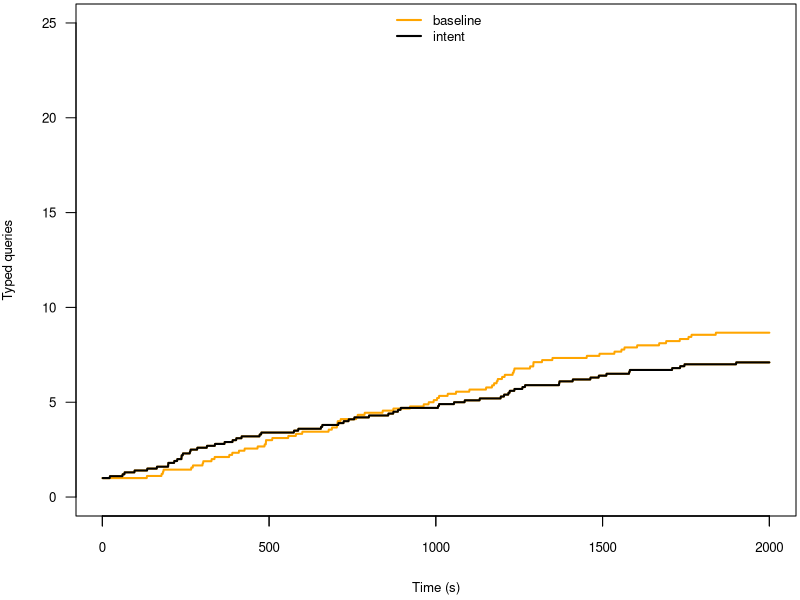
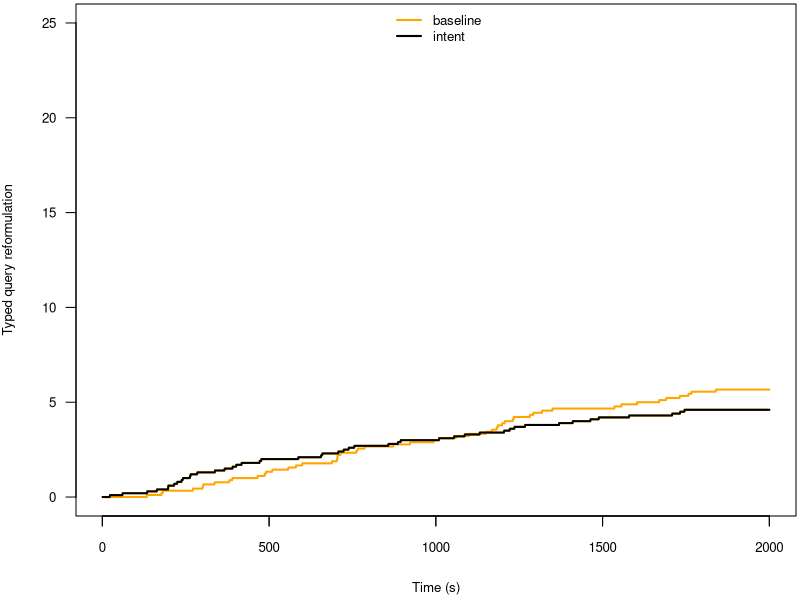
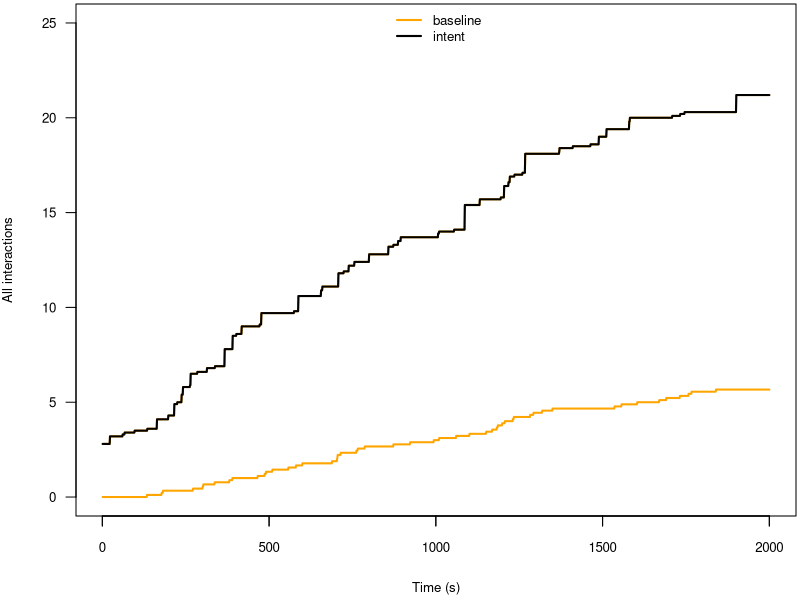

Source code (R) for these figures, in order:
#TASK: typed queries amount
typed_queries_baseline <- read.table("./typed_queries_baseline.dat", header=FALSE, sep=";")
typed_queries_baseline<-t(typed_queries_baseline)
#precision_obvious_baseline
nrow(typed_queries_baseline)
ncol(typed_queries_baseline)
#ColBL <- colMeans(precision_obvious_baseline [,])
ColBL <- typed_queries_baseline[nrow(typed_queries_baseline),]
ColBL
NROW(ColBL)
NCOL(ColBL)
typed_queries_stash <- read.table("./typed_queries_stash.dat", header=FALSE, sep=";")
typed_queries_stash<-t(typed_queries_stash)
#precision_obvious_baseline
nrow(typed_queries_stash)
ncol(typed_queries_stash)
#ColBL <- colMeans(precision_obvious_baseline [,])
ColIN <- typed_queries_stash[nrow(typed_queries_stash),]

NROW(ColIN)
NCOL(ColIN)
ColIN

mean(ColIN)
mean(ColBL)


intent_queries_stash <- read.table("./intent_interactions.dat", header=FALSE, sep=";")
intent_queries_stash<-t(intent_queries_stash)
#precision_obvious_baseline
all_queries_stash <-intent_queries_stash + typed_queries_stash 
nrow(intent_queries_stash)
ncol(intent_queries_stash)
#ColBL <- colMeans(precision_obvious_baseline [,])
ColIN2 <- intent_queries_stash[nrow(intent_queries_stash),]

NROW(ColIN2)
NCOL(ColIN2)
ColIN2

ColALLIN <-all_queries_stash[nrow(all_queries_stash),]

mean(ColIN2)
mean(ColIN)
mean(ColALLIN)
mean(ColBL)

wilcox.test(ColIN, ColBL, paired=FALSE) 
wilcox.test(ColIN2, ColBL, paired=FALSE) 
wilcox.test(ColALLIN, ColBL, paired=FALSE) 

#PLOT DATA
NROW(typed_queries_baseline)
NCOL(typed_queries_baseline)
NROW(typed_queries_stash)
NCOL(typed_queries_stash) 

typed_queries<- data.frame(rowMeans(typed_queries_baseline [,]),rowMeans(typed_queries_stash [,]))
nrow(typed_queries)
ncol(typed_queries)
names(typed_queries) <- c("baseline","intent")
#print(precision_relevant)

#PLOT
plot_colors <- c( "orange", "black")
par(mar=c(4.2, 3.8, 0.2, 0.2))
plot(typed_queries$intent, type="l", col=plot_colors[1], 
     ylim=c(0, 25), axes=F, ann=T, xlab="Time (s)",
     ylab="Typed queries", cex.lab=0.8, lwd=2)
# ylim=range(precision_relevant)
# Make x axis tick marks without labels
axis(1, lab=F, cex.axis=0.8)
# Plot x axis with smaller horizontal labels 
axis(1, las=1, cex.axis=0.8)
# Plot y axis with smaller horizontal labels 
axis(2, las=1, cex.axis=0.8)
# Create box around plot
box()
# Graph suvs with thicker green dotted line
lines(typed_queries$baseline, type="l", lty=1, lwd=2, 
      col=plot_colors[1])
lines(typed_queries$intent, type="l", lty=1, lwd=2, 
      col=plot_colors[2])

# Create a legend in the top-left corner that is slightly  
# smaller and has no border
legend("top", names(typed_queries), cex=0.8, col=plot_colors, 
       lty=1:1, lwd=2, bty="n");

# Turn off device driver (to flush output to PDF)
#dev.off()

# Restore default margins
par(mar=c(5, 4, 4, 2) + 0.1)

#TASK: query reformulation
typed_queries_baseline <- read.table("./query_repetition_baseline.dat", header=FALSE, sep=";")
typed_queries_baseline<-t(typed_queries_baseline)
#precision_obvious_baseline
nrow(typed_queries_baseline)
ncol(typed_queries_baseline)
#ColBL <- colMeans(precision_obvious_baseline [,])
ColBL <- typed_queries_baseline[nrow(typed_queries_baseline),]
ColBL
NROW(ColBL)
NCOL(ColBL)
typed_queries_stash <- read.table("./query_repetition_stash.dat", header=FALSE, sep=";")
typed_queries_stash<-t(typed_queries_stash)
#precision_obvious_baseline
nrow(typed_queries_stash)
ncol(typed_queries_stash)
#ColBL <- colMeans(precision_obvious_baseline [,])
ColIN <- typed_queries_stash[nrow(typed_queries_stash),]

NROW(ColIN)
NCOL(ColIN)
ColIN

mean(ColIN)
mean(ColBL)

wilcox.test(ColIN, ColBL, paired=FALSE) 

#PLOT DATA
NROW(typed_queries_baseline)
NCOL(typed_queries_baseline)
NROW(typed_queries_stash)
NCOL(typed_queries_stash) 

typed_queries<- data.frame(rowMeans(typed_queries_baseline [,]),rowMeans(typed_queries_stash [,]))
nrow(typed_queries)
ncol(typed_queries)
names(typed_queries) <- c("baseline","intent")
#print(precision_relevant)

#PLOT
plot_colors <- c( "orange", "black")
par(mar=c(4.2, 3.8, 0.2, 0.2))
plot(typed_queries$intent, type="l", col=plot_colors[1], 
     ylim=c(0, 25), axes=F, ann=T, xlab="Time (s)",
     ylab="Typed query reformulation", cex.lab=0.8, lwd=2)
# ylim=range(precision_relevant)
# Make x axis tick marks without labels
axis(1, lab=F, cex.axis=0.8)
# Plot x axis with smaller horizontal labels 
axis(1, las=1, cex.axis=0.8)
# Plot y axis with smaller horizontal labels 
axis(2, las=1, cex.axis=0.8)
# Create box around plot
box()
# Graph suvs with thicker green dotted line
lines(typed_queries$baseline, type="l", lty=1, lwd=2, 
      col=plot_colors[1])
lines(typed_queries$intent, type="l", lty=1, lwd=2, 
      col=plot_colors[2])

# Create a legend in the top-left corner that is slightly  
# smaller and has no border
legend("top", names(typed_queries), cex=0.8, col=plot_colors, 
       lty=1:1, lwd=2, bty="n");

# Turn off device driver (to flush output to PDF)
#dev.off()

# Restore default margins
par(mar=c(5, 4, 4, 2) + 0.1)

#ALL INTERACTIONS PLOT

all_interactions<- data.frame(rowMeans(typed_queries_baseline [,]),rowMeans(all_queries_stash [,]))

names(all_interactions) <- c("baseline","intent")
#print(precision_relevant)

#PLOT
plot_colors <- c( "orange", "black")
par(mar=c(4.2, 3.8, 0.2, 0.2))
plot(all_interactions$intent, type="l", col=plot_colors[1], 
     ylim=c(0, 25), axes=F, ann=T, xlab="Time (s)",
     ylab="All interactions", cex.lab=0.8, lwd=2)
# ylim=range(precision_relevant)
# Make x axis tick marks without labels
axis(1, lab=F, cex.axis=0.8)
# Plot x axis with smaller horizontal labels 
axis(1, las=1, cex.axis=0.8)
# Plot y axis with smaller horizontal labels 
axis(2, las=1, cex.axis=0.8)
# Create box around plot
box()
# Graph suvs with thicker green dotted line
lines(all_interactions$baseline, type="l", lty=1, lwd=2, 
      col=plot_colors[1])
lines(all_interactions$intent, type="l", lty=1, lwd=2, 
      col=plot_colors[2])

# Create a legend in the top-left corner that is slightly  
# smaller and has no border
legend("top", names(all_interactions), cex=0.8, col=plot_colors, 
       lty=1:1, lwd=2, bty="n");

# Turn off device driver (to flush output to PDF)
#dev.off()

# Restore default margins
par(mar=c(5, 4, 4, 2) + 0.1)


